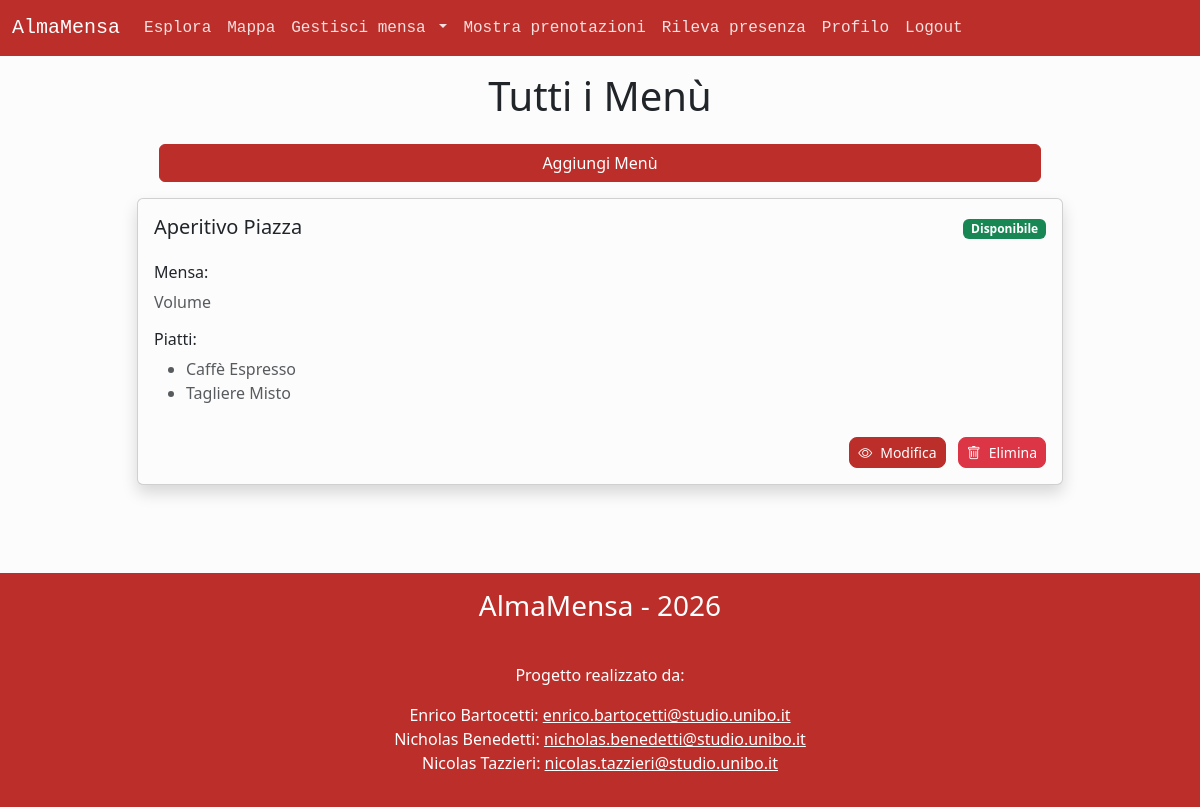
Screenshot of /manage_menus.php (signed in) with the database file from the repository.
### tables this page shows
CREATE TABLE `menu` (
  `id` int NOT NULL,
  `nome` varchar(50) NOT NULL,
  `attivo` char(1) NOT NULL,
  `id_mensa` int NOT NULL
);

CREATE TABLE `mense` (
  `id` int NOT NULL,
  `email` varchar(100) NOT NULL,
  `nome` varchar(50) NOT NULL,
  `descrizione` varchar(255) NOT NULL,
  `ind_civico` varchar(10) NOT NULL,
  `ind_via` varchar(100) NOT NULL,
  `ind_comune` varchar(50) NOT NULL,
  `ind_cap` int NOT NULL,
  `telefono` varchar(20) DEFAULT NULL,
  `coo_latitudine` varchar(15) NOT NULL,
  `coo_longitudine` varchar(15) NOT NULL,
  `num_posti` int NOT NULL,
  `immagine` varchar(255) DEFAULT NULL,
  `id_categoria` int NOT NULL,
  `media_recensioni` decimal(3,2) NOT NULL,
  `num_recensioni` int NOT NULL
);

CREATE TABLE `piatti` (
  `id` int NOT NULL,
  `nome` varchar(25) NOT NULL,
  `descrizione` varchar(255) NOT NULL,
  `prezzo` decimal(5,2) NOT NULL,
  `id_mensa` int NOT NULL
);

### public/manage_menus.php (called while the page is built, shortened)
<?php
require_once '../src/bootstrap.php';
if (isUserLoggedIn() && getUserLevel() == UserLevel::CanteenAdmin) {
    $canteen = $dbh->getCanteenByEmail($user->getEmail());
    if ($canteen !== null) {
        $templateParams["menus"] = $dbh->getMenusByCanteenId($canteen->getId());
        $templateParams["canteen"] = $canteen;
    } else {
        header("Location: index.php");
        exit();
    }
} else {
    header("Location: index.php");
    exit();
}
require '../src/template/base.php';
?>

### src/database.php (called while the page is built, shortened)
<?php
class DatabaseHelper {
    private $db;
    public function __construct($servername, $username, $password, $dbname, $port){
        $this->db = new mysqli($servername, $username, $password, $dbname, $port);
    }
    public function getCanteenByEmail($email) {
        $stmt = $this->db->prepare("SELECT m.*, c.nome AS categoria FROM mense AS m JOIN categorie c ON m.id_categoria = c.id WHERE m.email = ?;");
        $stmt->bind_param("s", $email);
        $stmt->execute();
        $result = $stmt->get_result();
        if ($result->num_rows > 0) {
            $c = $result->fetch_assoc();
            return new Canteen($c["id"], $c["email"], $c["nome"], $c["descrizione"], $c["ind_civico"], $c["ind_via"], $c["ind_comune"], $c["ind_cap"], $c["telefono"], $c["coo_latitudine"], $c["coo_longitudine"], $c["num_posti"], $c["immagine"], $c["categoria"], $c["media_recensioni"], $c["num_recensioni"], $this->getCanteenTimeTable($c["id"]));
        } else {
            return null;
        }
    }
    public function getMenusByCanteenId($canteenId) {
        $stmt = $this->db->prepare("SELECT * FROM menu WHERE id_mensa = ? ORDER BY attivo DESC, nome ASC;");
        $stmt->bind_param("i", $canteenId);
        $stmt->execute();
        $result = $stmt->get_result();
        $list = array();
        foreach ($result->fetch_all(MYSQLI_ASSOC) as $m) {
            $dishes = $this->getDishesByMenuId($m["id"]);
            array_push($list, new Menu($m["id"], $m["nome"], $m["attivo"], $m["id_mensa"], $dishes));
        }
        return $list;
    }
    public function getDishesByMenuId($menuId) {
        $stmt = $this->db->prepare("SELECT p.* FROM piatti p JOIN composizioni c ON p.id = c.id_piatto WHERE c.id_menu = ? ORDER BY p.nome ASC;");
        $stmt->bind_param("i", $menuId);
        $stmt->execute();
        $result = $stmt->get_result();
        $list = array();
        foreach ($result->fetch_all(MYSQLI_ASSOC) as $d) {
            array_push($list, new Dish($d["id"], $d["nome"], $d["descrizione"], $d["prezzo"], $d["id_mensa"]));
        }
        return $list;
    }
    public function getCanteenTimetable($id, $day = "%") {
        $query = 'SELECT giorno, ora_apertura, ora_chiusura FROM orari
        WHERE id_mensa = ?
        AND giorno LIKE ?
        ORDER BY FIELD(giorno, \'mon\', \'tue\', \'wed\', \'thu\', \'fri\', \'sat\', \'sun\'), ora_apertura ASC';
        $stmt = $this->db->prepare($query);
        $stmt->bind_param("is", $id, $day);
        $stmt->execute();
        $hours = [];
        foreach ($stmt->get_result()->fetch_all(MYSQLI_ASSOC) as $h) {
            array_push($hours, new OpeningHour($h["giorno"], $h["ora_apertura"], $h["ora_chiusura"]));
        }
        return $hours;
    }
}
?>

### src/bootstrap.php (called while the page is built, shortened)
<?php
require_once("database.php");
$dbh = new DatabaseHelper("localhost", "root", "", "almamensa", 3306);
require_once("classes.php");
if (isUserLoggedIn()) {
   switch (getUserLevel()) {
      case UserLevel::CanteenAdmin:
         $user = $dbh->getCanteenByEmail($_SESSION["user"]->getEmail());
         break;
   }
}
?>

### src/classes.php (called while the page is built, shortened)
<?php
class Canteen extends User implements JsonSerializable {
    private $id;
    private $name;
    public function __construct($id, $email, $name, $desc, $number, $avenue, $municipality, $postalCode, $tel, $lat, $long, $maxSeatings, $img, $category, $avgReviews, $numReviews, $openingHours) {
        $this->id = $id;
        $this->name = $name;
    }
    public function getId() {
        return $this->id;
    }
    public function getEmail() {
        return parent::getEmail();
    }
    public function getName() {
        return $this->name;
    }
}
class Dish implements JsonSerializable {
    private $name;
    public function __construct($id, $name, $desc, $price, $canteenId) {
        $this->name = $name;
    }
    public function getName() {
        return $this->name;
    }
}
class Menu implements JsonSerializable {
    private $id;
    private $nome;
    private $attivo;
    private $dishes = [];
    public function __construct($id, $nome, $attivo, $idCanteen, $dishes = []) {
        $this->id = $id;
        $this->nome = $nome;
        $this->attivo = $attivo;
        $this->dishes = $dishes;
    }
    public function getId() {
        return $this->id;
    }
    public function getNome() {
        return $this->nome;
    }
    public function isAttivo() {
        return $this->attivo;
    }
    public function getDishes() {
        return $this->dishes;
    }
}
abstract class User {
    private $email;
    public function __construct($email) {
        $this->email = $email;
    }
    public function getEmail() {
        return $this->email;
    }
}
?>

### src/template/manage_menus.php (the view, shortened to what this page needs)
<header class="text-center container mt-3 mb-4">
            <h1>Tutti i Menù</h1>
        </header>
        <div class="d-flex justify-content-center mb-3">
            <a href="create_menu.php" class="btn btn-primary col-9">Aggiungi Menù</a>
        </div>
        <div class="container mb-5">
            <div class="row justify-content-center">
                <div class="col-10">
                    <?php if (!empty($templateParams["menus"])): ?>
                        <?php foreach ($templateParams["menus"] as $menu): ?>
                            <div class="card shadow rounded-2 mb-3">
                                <div class="card-body">
                                    <header class="row mb-3">
                                        <div class="col-8 justify-content-left">
                                            <h5 class="card-title"><?php echo htmlspecialchars($menu->getNome()); ?></h5>
                                        </div>
                                        <div class="col-4 justify-content-end text-end">
                                            <?php $isActive = $menu->isAttivo(); ?>
                                            <span class="badge <?php echo $isActive ? 'bg-success' : 'bg-secondary'; ?>">
                                                <?php echo $isActive ? 'Disponibile' : 'Non disponibile'; ?>
                                            </span>
                                        </div>
                                    </header>
                                    <section>
                                        <div class="row justify-content-start mb-3">
                                            <div class="col-12">
                                                <h6 class="card-text">Mensa:</h6>
                                                <p class="card-text text-body-secondary">
                                                    <?php echo htmlspecialchars($templateParams["canteen"]->getName()); ?>
                                                </p>
                                            </div>
                                        </div>
                                        <div class="row justify-content-start mb-3">
                                            <div class="col-12">
                                                <h6 class="card-text">Piatti:</h6>
                                                <?php $dishes = $menu->getDishes(); ?>
                                                <?php if (!empty($dishes)): ?>
                                                    <ul class="text-body-secondary">
                                                        <?php foreach ($dishes as $dish): ?>
                                                            <li><?php echo htmlspecialchars($dish->getName()); ?></li>
                                                        <?php endforeach; ?>
                                                    </ul>
                                                <?php else: ?>
                                                    <p class="card-text text-body-secondary">Nessun piatto presente</p>
                                                <?php endif; ?>
                                            </div>
                                        </div>
                                    </section>
                                    <footer class="row justify-content-end mt-3">
                                        <div class="col-auto">
                                            <a href="create_menu.php?id=<?php echo urlencode($menu->getId()); ?>" class="btn btn-primary btn-sm rounded-3 me-2">
                                                <span class="bi bi-eye me-2"></span>Modifica
                                            </a>
                                            <form method="POST" action="manage_menus.php" style="display: inline;" onsubmit="return confirm('Sei sicuro di voler eliminare questo menù?');">
                                                <button type="submit" class="btn btn-danger btn-sm rounded-3">
                                                    <span class="bi bi-trash me-2"></span>Elimina
                                                </button>
                                            </form>
                                        </div>
                                    </footer>
                                </div>
                            </div>
                        <?php endforeach; ?>
                    <?php else: ?>
                        <div class="alert alert-secondary" role="alert">
                            Nessun menù disponibile per questa mensa.
                        </div>
                    <?php endif; ?>
                </div>
            </div>
        </div>

### rows the page displays
menu: nome "Aperitivo Piazza", attivo "Disponibile", id_mensa.nome "Volume"
piatti: nome "Caffè Espresso"
piatti: nome "Tagliere Misto"
